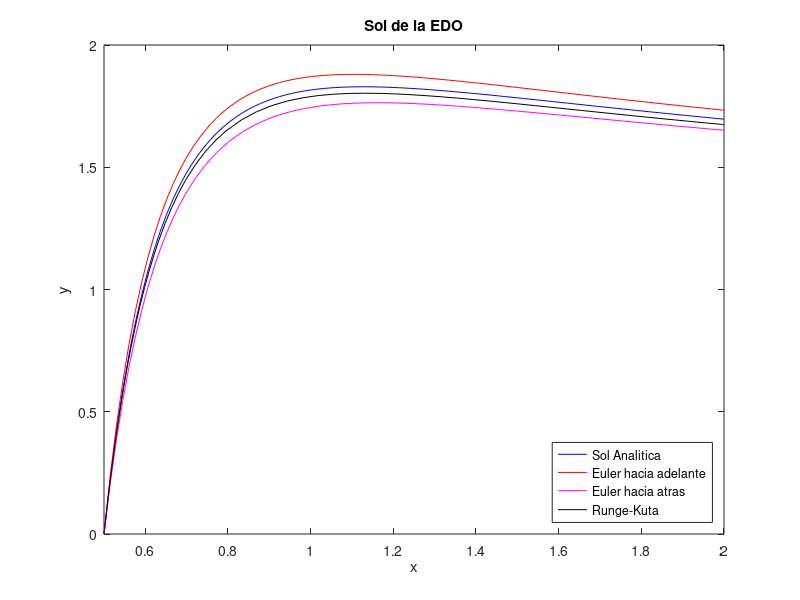

Write MATLAB code to recreate this figure.
% Funcion g1(x) = c/x^p
c = 0.96750; % con outlier
p = 2; % con outlier
% [c p] = [2 0.94613] sin outlier

% Funcion g2(x) = d/x^q
d = 1.9949;
q = 3;

% EDO:
% y' = g1(x)*y = g2(x)
% y(0.5) = 0
% x in [0.5 .. 2]

a = 0.5;
b = 2;
y0 = 0;
% calculo paso h dentro de region de estabilidad.
h = 0.015 ; % VALOR PROVISORIO %
N = ceil((b-a)/h);
% Recalculo h
h = (b-a)/N;

x_exacta = linspace(a,b,100);
% sol analitica con p = 2 y q = 3:
k = (-d/c)*(1/c + 2)*exp(-2*c); % obtenido con la cond inicial.
y_exacta = d/c^2 + d./(c*x_exacta) + k*exp(c./x_exacta);

% Euler hacia atras:
x = linspace(a,b,N);
y_EA = zeros(length(x),1);
y_EA(1) = y0;
for i = 2:length(x);
    y_EA(i) = (y_EA(i-1) + d*h/x(i)^3)/(1 + c*h/x(i)^2);
    %y_EA(i) = ( x(i)^2*y_EA(i-1) + d*h/x(i) )/(x(i)^2 + c*h); % otra forma
end

% Euler hacia adelante:
% usa el mismo x que euler hacia atras
y_E = zeros(length(x),1);
y_E(1) = y0;
for i = 2:length(x);
    y_E(i) = y_E(i-1) + h*(-c*y_E(i-1)/x(i-1)^2 + d/x(i-1)^3);
end

% Runge-Kuta con ode solver ode45()
function ans = ecdif(x,y)
    c = 0.96140;
    d = 1.9598;
    ans = -c*y/x^2 + d/x^3;
end

[x_RK, y_RK] = ode45(@ecdif, [a b], y0);

% Graficas comparativas de Euler hacia atras, Euler hacia adelante, R-K y sol analitica:
figure(1)
%Sol analitica
plot(x_exacta, y_exacta, "b")
hold on
% Euler hacia adelante
plot(x, y_E, "r")
% Euler hacia atras
plot(x, y_EA, "m")
% Runge-Kuta
plot(x_RK, y_RK, "k")

axis ([a b])
title ("Sol de la EDO");
xlabel ("x");
ylabel ("y");
%legend("Sol Analitica", "Euler hacia adelante", "Euler hacia atras", "Runge-Kuta");
hold off
legend_text = legend ("Sol Analitica", "Euler hacia adelante", "Euler hacia atras", "Runge-Kuta");
legend (legend_text, "location", "southeast");
% CAMBIOS A REALIZAR:
% Forzar el rango de la grafica en [a b].
% Cambiar la posicion de la leyenda a la esquina inferior derecha.
% -----------------------------------------------------------------------------------